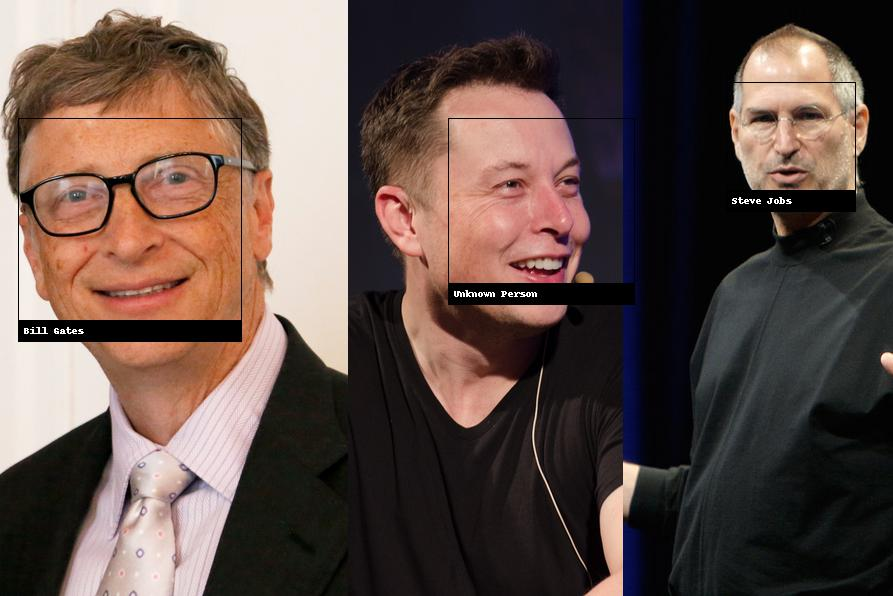

Write the Python code that produced this figure.
import face_recognition
from PIL import Image, ImageDraw


image_of_bill = face_recognition.load_image_file('./img/known/Bill Gates.jpg')
bill_face_encoding = face_recognition.face_encodings(image_of_bill)[0]

image_of_steve = face_recognition.load_image_file('./img/known/Steve Jobs3.jpg')
steve_face_encoding = face_recognition.face_encodings(image_of_steve)[0]

# create array of encoding and names
known_face_encodings = [
    bill_face_encoding,
    steve_face_encoding
]

known_face_names = [
    "Bill Gates",
    "Steve Jobs"
]

# load test image to find faces
test_image = face_recognition.load_image_file('./img/groups/bill-steve-elon.jpg')

# find faces in test image
face_locations = face_recognition.face_locations(test_image)
face_encodings = face_recognition.face_encodings(test_image, face_locations)

# Convert to PIL Format
pil_image = Image.fromarray(test_image)

# Create a image draw instance
draw = ImageDraw.Draw(pil_image)

# Loop through faces in test image
for(top, right, bottom, left), face_encoding in zip(face_locations, face_encodings):
    matches = face_recognition.compare_faces(known_face_encodings, face_encoding)
    name = "Unknown Person"

    # if match
    if True in matches:
        first_match_index = matches.index(True)
        name = known_face_names[first_match_index]

    # draw box
    draw.rectangle(((left, top), (right, bottom)), outline=(0,0,0))

    # draw label
    text_width, text_height = draw.textsize(name)
    draw.rectangle(((left, bottom - text_height - 10), (right, bottom)), fill=(0,0,0), outline=(0,0,0))
    draw.text((left + 6, bottom - text_height - 5), name, fill=(255, 255, 255, 255))

del draw
pil_image.show()
pil_image.save('identify.jpg')
